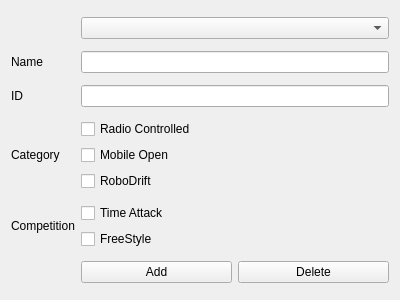
<?xml version="1.0" encoding="UTF-8"?>
<ui version="4.0">
 <class>WindowAddCar</class>
 <widget class="QWidget" name="WindowAddCar">
  <property name="geometry">
   <rect>
    <x>0</x>
    <y>0</y>
    <width>400</width>
    <height>300</height>
   </rect>
  </property>
  <property name="windowTitle">
   <string>Form</string>
  </property>
  <layout class="QHBoxLayout" name="horizontalLayout">
   <item>
    <layout class="QGridLayout" name="gridLayout_2">
     <item row="1" column="0">
      <widget class="QLabel" name="label">
       <property name="text">
        <string>Name</string>
       </property>
      </widget>
     </item>
     <item row="0" column="1">
      <widget class="QComboBox" name="comboBox"/>
     </item>
     <item row="1" column="1">
      <widget class="QLineEdit" name="lineName"/>
     </item>
     <item row="2" column="1">
      <widget class="QLineEdit" name="lineID"/>
     </item>
     <item row="2" column="0">
      <widget class="QLabel" name="label_2">
       <property name="text">
        <string>ID</string>
       </property>
      </widget>
     </item>
     <item row="5" column="1">
      <layout class="QHBoxLayout" name="horizontalLayout_2">
       <item>
        <widget class="QPushButton" name="ButtonAdd">
         <property name="text">
          <string>Add</string>
         </property>
        </widget>
       </item>
       <item>
        <widget class="QPushButton" name="ButtonDelete">
         <property name="text">
          <string>Delete</string>
         </property>
        </widget>
       </item>
      </layout>
     </item>
     <item row="3" column="0">
      <widget class="QLabel" name="label_3">
       <property name="text">
        <string>Category</string>
       </property>
      </widget>
     </item>
     <item row="4" column="0">
      <widget class="QLabel" name="label_4">
       <property name="text">
        <string>Competition</string>
       </property>
      </widget>
     </item>
     <item row="3" column="1">
      <layout class="QVBoxLayout" name="verticalLayout_2">
       <item>
        <widget class="QCheckBox" name="checkBoxCategoryRC">
         <property name="text">
          <string>Radio Controlled</string>
         </property>
        </widget>
       </item>
       <item>
        <widget class="QCheckBox" name="checkBoxCategoryMO">
         <property name="text">
          <string>Mobile Open</string>
         </property>
        </widget>
       </item>
       <item>
        <widget class="QCheckBox" name="checkBoxCategoryRD">
         <property name="text">
          <string>RoboDrift</string>
         </property>
        </widget>
       </item>
      </layout>
     </item>
     <item row="4" column="1">
      <layout class="QVBoxLayout" name="verticalLayout_3">
       <item>
        <widget class="QCheckBox" name="checkBoxCompetitionTA">
         <property name="text">
          <string>Time Attack</string>
         </property>
        </widget>
       </item>
       <item>
        <widget class="QCheckBox" name="checkBoxCompetitionFR">
         <property name="text">
          <string>FreeStyle</string>
         </property>
        </widget>
       </item>
      </layout>
     </item>
    </layout>
   </item>
  </layout>
 </widget>
 <resources/>
 <connections/>
</ui>
